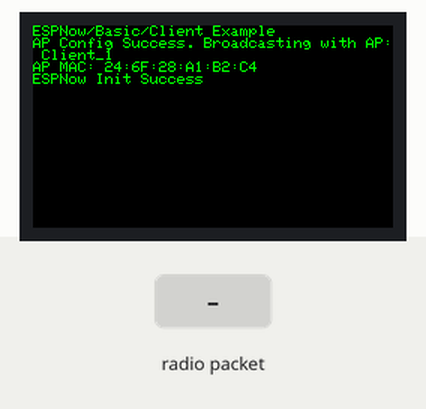
Simulated run of this sketch. Board: ESP32. Shown: 240×135 colour display. The test bench sets the inputs (shaded band).

Above: at 1.3 s.
1.4 s: radio packet "1" arrives
At 2.6 s:
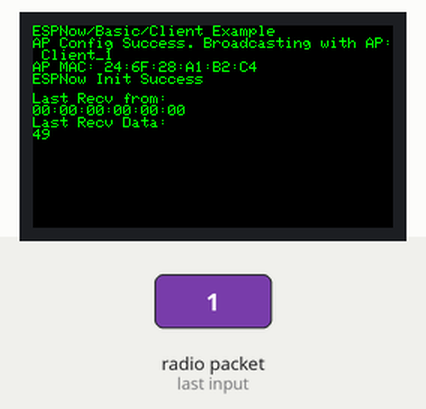
2.9 s: radio packet "0" arrives
4.4 s: radio packet "2" arrives
Timing chart, 0 to 7.4 s (numbered marks = the images above; inputs shaded):
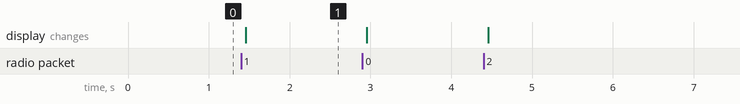

The sketch:

T-Display_ESP-Now_Client.ino
```cpp
/**
   ESPNOW - Basic communication - Client
   Date: 26th September 2017
   Author: Arvind Ravulavaru <https://github.com/arvindr21>
   Purpose: ESPNow Communication between a Sender ESP32 and a Client ESP32
   Description: This sketch consists of the code for the Client module.
   Resources: (A bit outdated)
   a. https://espressif.com/sites/default/files/documentation/esp-now_user_guide_en.pdf
   b. http://www.esploradores.com/practica-6-conexion-esp-now/

   << This Device Client >>

   Flow: Sender
   Step 1 : ESPNow Init on Sender and set it in STA mode
   Step 2 : Start scanning for Client ESP32 (we have added a prefix of `Client` to the SSID of Client for an easy setup)
   Step 3 : Once found, add Client as peer
   Step 4 : Register for send callback
   Step 5 : Start Transmitting data from Sender to Client

   Flow: Client
   Step 1 : ESPNow Init on Client
   Step 2 : Update the SSID of Client with a prefix of `Client`
   Step 3 : Set Client in AP mode
   Step 4 : Register for receive callback and wait for data
   Step 5 : Once data arrives, print it in the serial monitor

   Note: Sender and Client have been defined to easily understand the setup.
         Based on the ESPNOW API, there is no concept of Sender and Client.
         Any devices can act as Sender or salve.
*/

#include <esp_now.h>
#include <WiFi.h>
#include <TFT_eSPI.h>
#include <SPI.h>

TFT_eSPI tft = TFT_eSPI(135, 240); // Invoke custom library

#define CHANNEL 1

// Init ESP Now with fallback
void InitESPNow() {
  WiFi.disconnect();
  if (esp_now_init() == ESP_OK) {
    tft.println("ESPNow Init Success");
  }
  else {
    tft.println("ESPNow Init Failed");
    // Retry InitESPNow, add a counte and then restart?
    // InitESPNow();
    // or Simply Restart
    ESP.restart();
  }
}

// config AP SSID
void configDeviceAP() {
  const char *SSID = "Client_1";
  bool result = WiFi.softAP(SSID, "Client_1_Password", CHANNEL, 0);
  if (!result) {
    tft.println("AP Config failed.");
  } else {
    tft.println("AP Config Success. Broadcasting with AP: " + String(SSID));
  }
}

void setup() {
//  tft.begin(115200);

    tft.init();
    tft.setRotation(3);
    tft.setTextColor(TFT_GREEN, TFT_BLACK);
    tft.setTextDatum(MC_DATUM);
    tft.setTextSize(1);
    tft.fillScreen(TFT_BLACK);
    tft.setCursor(0, 0);

  tft.println("ESPNow/Basic/Client Example");
  //Set device in AP mode to begin with
  WiFi.mode(WIFI_AP);
  // configure device AP mode
  configDeviceAP();
  // This is the mac address of the Client in AP Mode
  tft.print("AP MAC: "); tft.println(WiFi.softAPmacAddress());
  // Init ESPNow with a fallback logic
  InitESPNow();
  // Once ESPNow is successfully Init, we will register for recv CB to
  // get recv packer info.
  esp_now_register_recv_cb(OnDataRecv);
}

// callback when data is recv from Sender
void OnDataRecv(const uint8_t *mac_addr, const uint8_t *data, int data_len) {
//    tft.fillScreen(TFT_BLACK);
    tft.setCursor(0, 45);
  char macStr[18];
  snprintf(macStr, sizeof(macStr), "%02x:%02x:%02x:%02x:%02x:%02x",
           mac_addr[0], mac_addr[1], mac_addr[2], mac_addr[3], mac_addr[4], mac_addr[5]);
  tft.println("Last Recv from: "); tft.println(macStr);
  tft.println("Last Recv Data: "); tft.print(*data); tft.println("   ");
}

void loop() {
  // Chill
}
```

Measured:
- after the input at 1.4 s, the display: changes after 0.06 s (image 1)
